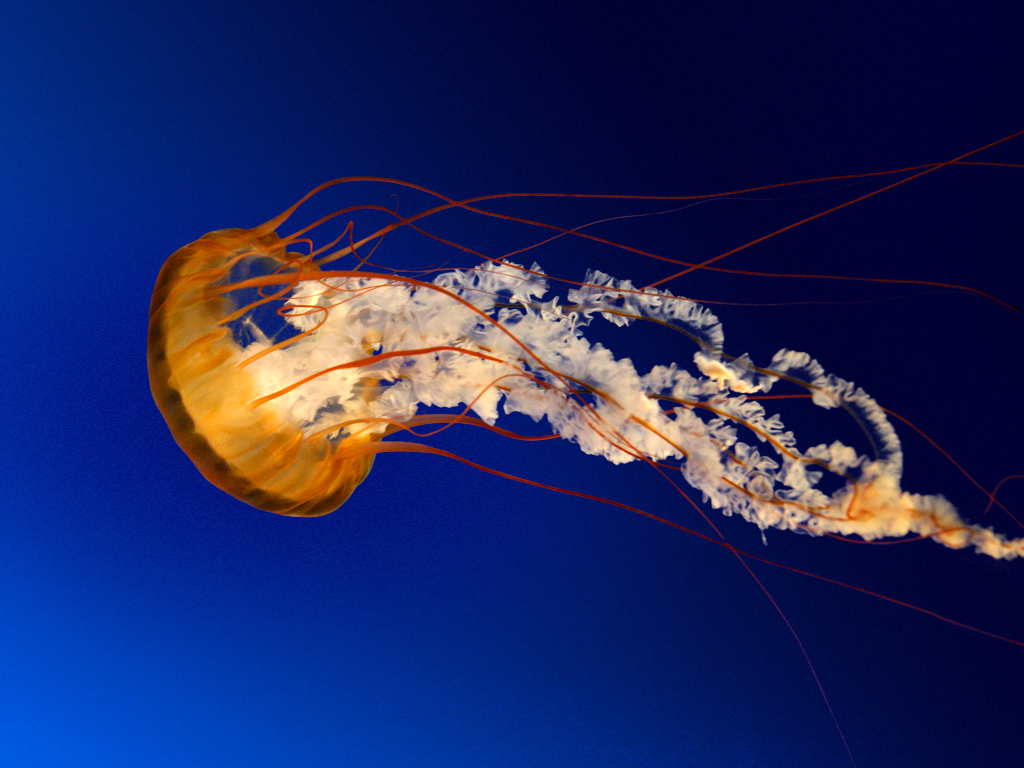
%> input picture 4-9-1/Jellyfish.jpg, 1024 x 768 px
$ octave 4-9-1.m   (GNU Octave 9; MATLAB toolbox functions it lacks are replaced by stand-ins)
%> lines starting %> are read from the running program, lines starting %| are printed output that depends on the picture; in (x1, y1, x2, y2) boxes, pixels count from 0 and x2, y2 are one past the last pixel; in counts of white or black regions, pixels touching at a corner belong together; the program's own positions count from 1
I=imread('Jellyfish.jpg');
%> I is the input picture: size 768x1024x3 uint8; mean R, G, B 31, 39.8, 97.4
I=rgb2gray(I);
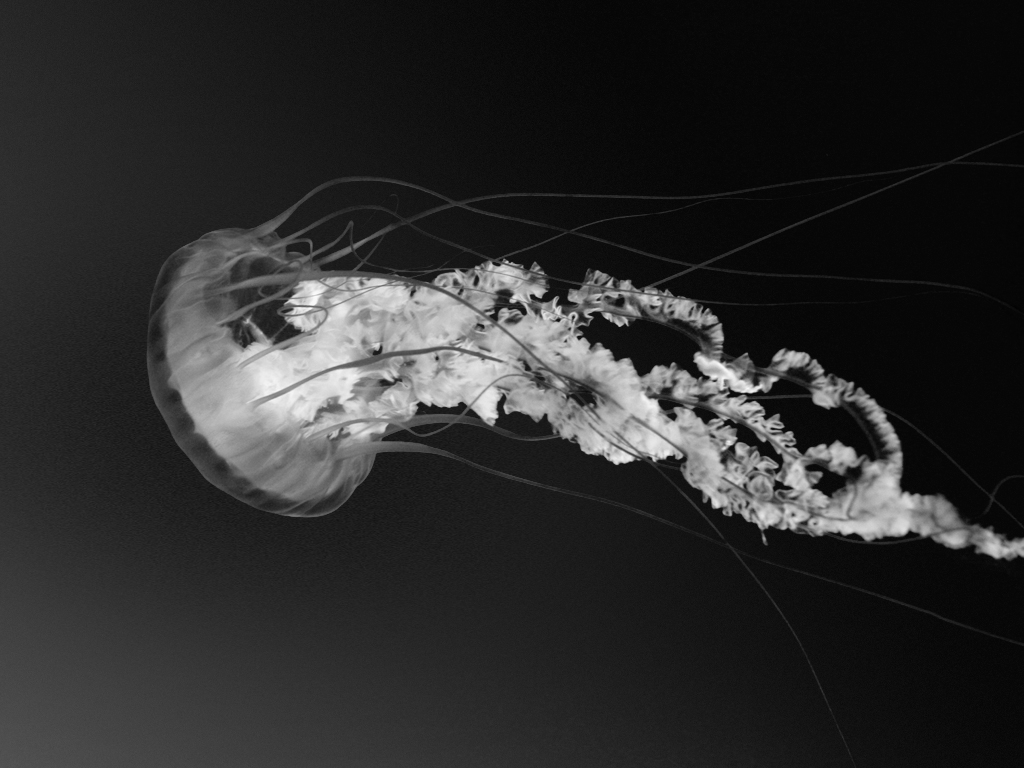
%> I: size 768x1024 uint8; min 1, max 251, mean 43.7
[M,N]=size(I);
%> M = 768; N = 1024
I=double(I);
%> I: size 768x1024 double
I1=ones(M,N)*255;
I1(20:750,100:800)=0;
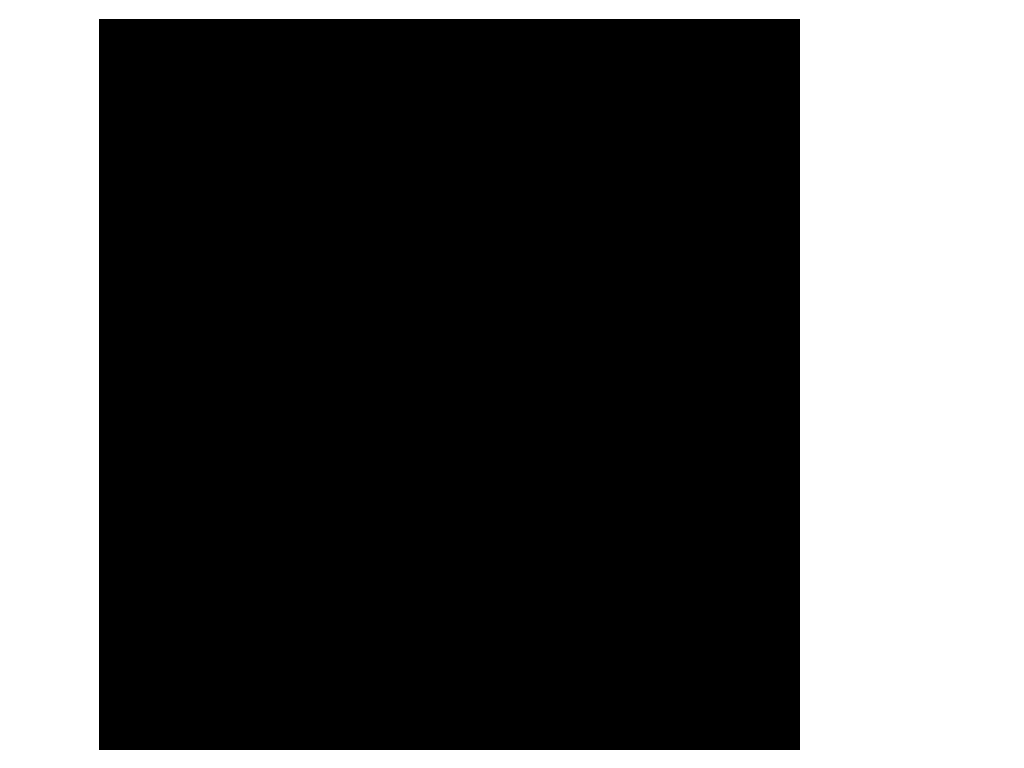
%> I1: size 768x1024 double; 34.8% white; 1 white region, box (x1, y1, x2, y2) and area: (0, 0, 1024, 768) 274001
for i=1:M
	for j=1:N
		II(i,j)=bitor(I(i,j),I1(i,j));
	end
end
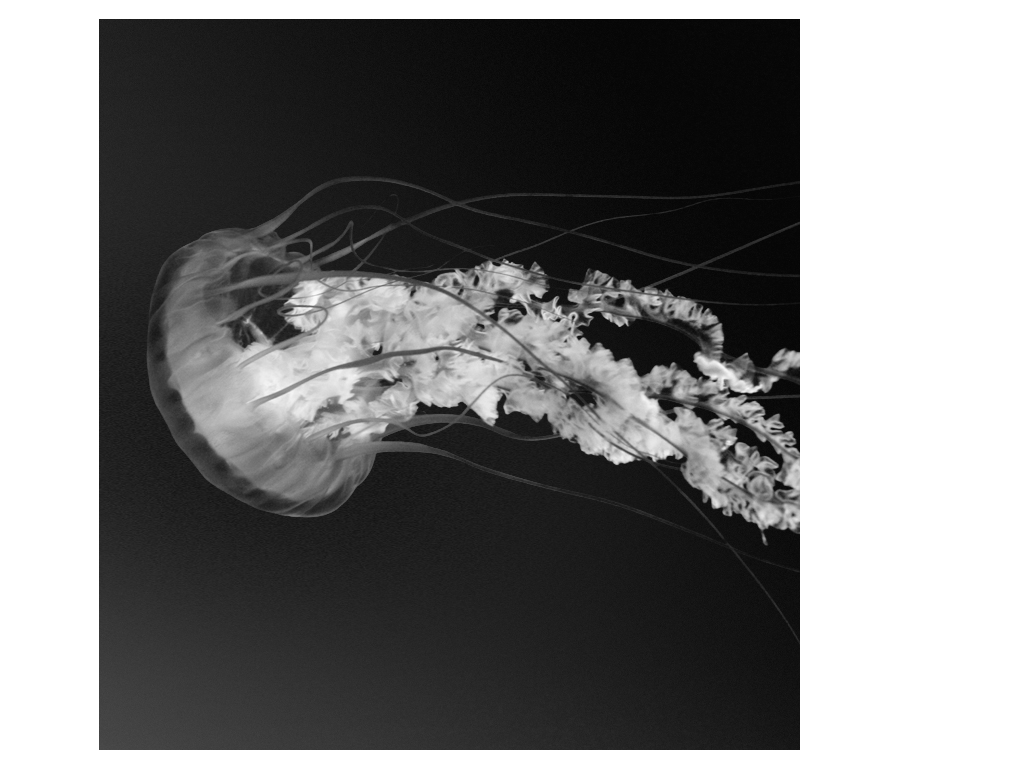
%> II: size 768x1024 double; min 4, max 255, mean 122.6
I=uint8(I);
I1=uint8(I1);
II=uint8(II);
%> II: size 768x1024 uint8
subplot(131);imshow(I);
subplot(132);imshow(I1);
subplot(133);imshow(II);
%> after `imshow(II)`:
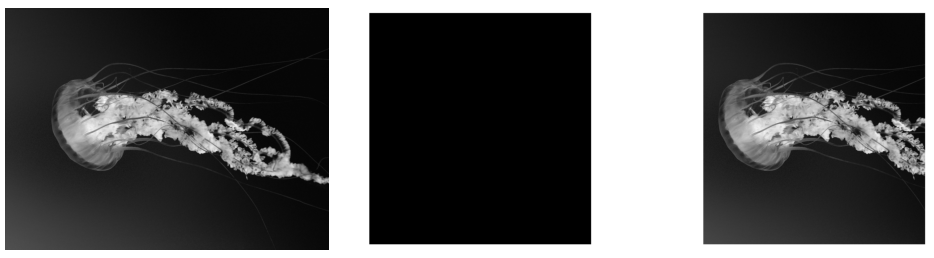
%> figure redrawn from the program's plot data, 3 panels
